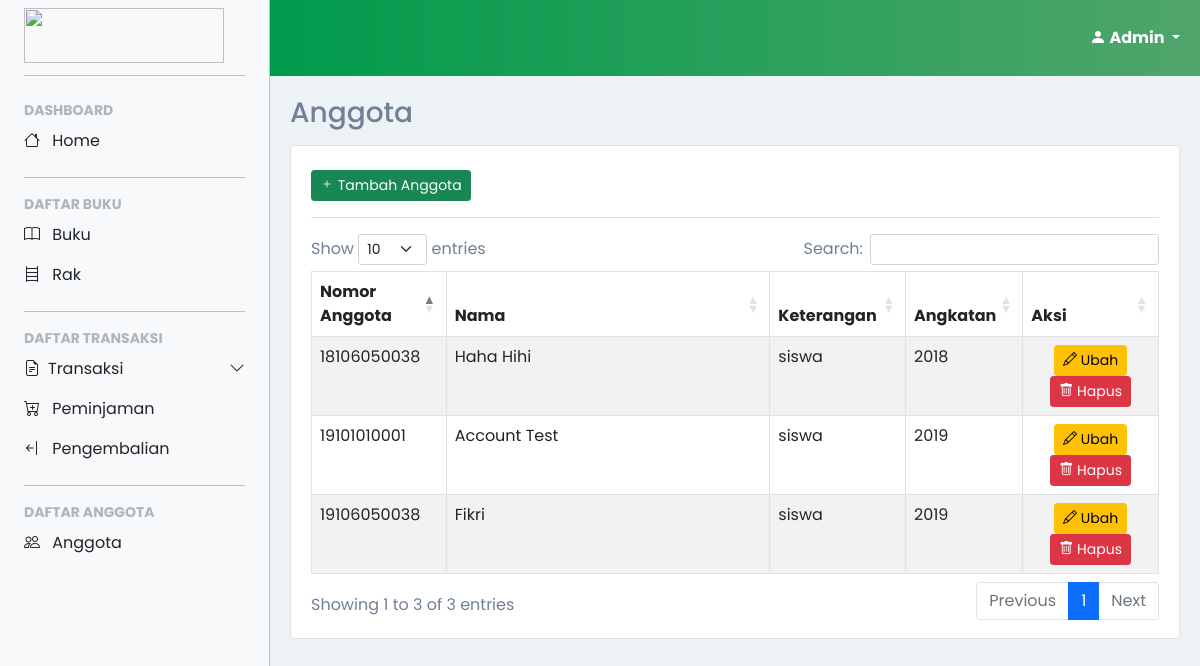
The app's page /account/admin/anggota/anggota.php (signed in) with its own data.
### tables this page shows
CREATE TABLE `anggota` (
  `nomor_anggota` varchar(25) NOT NULL,
  `nama` varchar(50) NOT NULL,
  `jabatan` enum('guru','siswa') NOT NULL,
  `angkatan` varchar(4) NOT NULL,
  `password` varchar(50) NOT NULL
);

### account/admin/anggota/anggota.php (the view, shortened to what this page needs)
<?php
include('../../../confiq.php');
$query = "SELECT `nomor_anggota`, `nama`, `jabatan`, `angkatan` FROM `anggota`";
$result = mysqli_query($conn, $query);
?>
<!DOCTYPE html>
<html>
  <head>
  </head>
  <body>
    <?php
      include('../layout/sidebar.php');
    ?>
    <main>
      <div class="container-fluid content transition">
        <h3>Anggota</h3>
        <div class="card border">
          <div class="card-body mt-2 mx-1">
            <div class="table-responsive">
              <div>
                <a href="addUpdateAnggota.php?action=tambah" class="btn btn-success btn-sm">
                  <span><i class="bi bi-plus"></i></span>
                  <span>Tambah Anggota</span>
                </a>
              </div><hr class="my-3">
              <table class="table table-striped table-bordered table-hover" id="dataTables-example">
                <thead>
                  <tr>
                    <th width="16%">Nomor Anggota</th>
                    <th>Nama</th>
                    <th width="16%">Keterangan</th>
                    <th width="10%">Angkatan</th>
                    <th width="16%">Aksi</th>
                  </tr>
                </thead>
                <tbody>
                  <?php
                    while($data = mysqli_fetch_array($result, MYSQLI_ASSOC)){
                      echo "<tr><td name='id'>".$data['nomor_anggota']."</td>";
                      echo "<td>".$data['nama']."</td>";
                      echo "<td>".$data['jabatan']."</td>";
                      echo "<td>".$data['angkatan']."</td>";
                      echo "<td class='text-center'>
                              <a href='addUpdateAnggota.php?action=edit&&nomor=".$data['nomor_anggota']."' class='btn btn-warning btn-sm' data-toggle='tooltip'>
                                <span><i class='bi bi-pencil'></i><span>
                                <span>Ubah</span>
                              </a>
                              <a href='addUpdateAnggota.php?action=delete&&nomor=".$data['nomor_anggota']."' class='btn btn-danger btn-sm' data-toggle='tooltip'>
                                <span><i class='bi bi-trash'></i></span>
                                <span>Hapus</span>
                              </a>
                            </td></tr>";
                    }
                  ?>
                </tbody>
              </table>
            </div>
          </div>
        </div>
      </div>
    </main>
  </body>
</html>

### account/admin/layout/style.css (style rules this page uses)
html, body { color: #718096 !important; background-color: #edf2f7; scroll-behavior: smooth; }
body, button { font-family: "Poppins", sans-serif; }
:root { --offcanvas-width: 270px; --topNavbarHeight: 56px; }
main { margin-top: var(--topNavbarHeight); }
.content { padding: 15px; }
.content h3 { margin-bottom: 15px; }
.transition { -webkit-transition: all .3s ease; -moz-transition: all .3s ease; -ms-transition: all .3s ease; -o-transition: all .3s ease; transition: all .3s ease; }
@media (min-width: 992px) { body { overflow: auto !important; } }
@media (min-width: 992px) { :root { --topNavbarHeight: 76px; } }
@media (min-width: 992px) { main { margin-left: var(--offcanvas-width); margin-top: var(--topNavbarHeight); } }
@media (min-width: 992px) { .content { padding: 20px; } }

### records on screen
anggota: nomor_anggota "18106050038", nama "Haha Hihi", jabatan "siswa", angkatan "2018"
anggota: nomor_anggota "19101010001", nama "Account Test", jabatan "siswa", angkatan "2019"
anggota: nomor_anggota "19106050038", nama "Fikri", jabatan "siswa", angkatan "2019"

### other values on screen
$user[0] "Admin"
